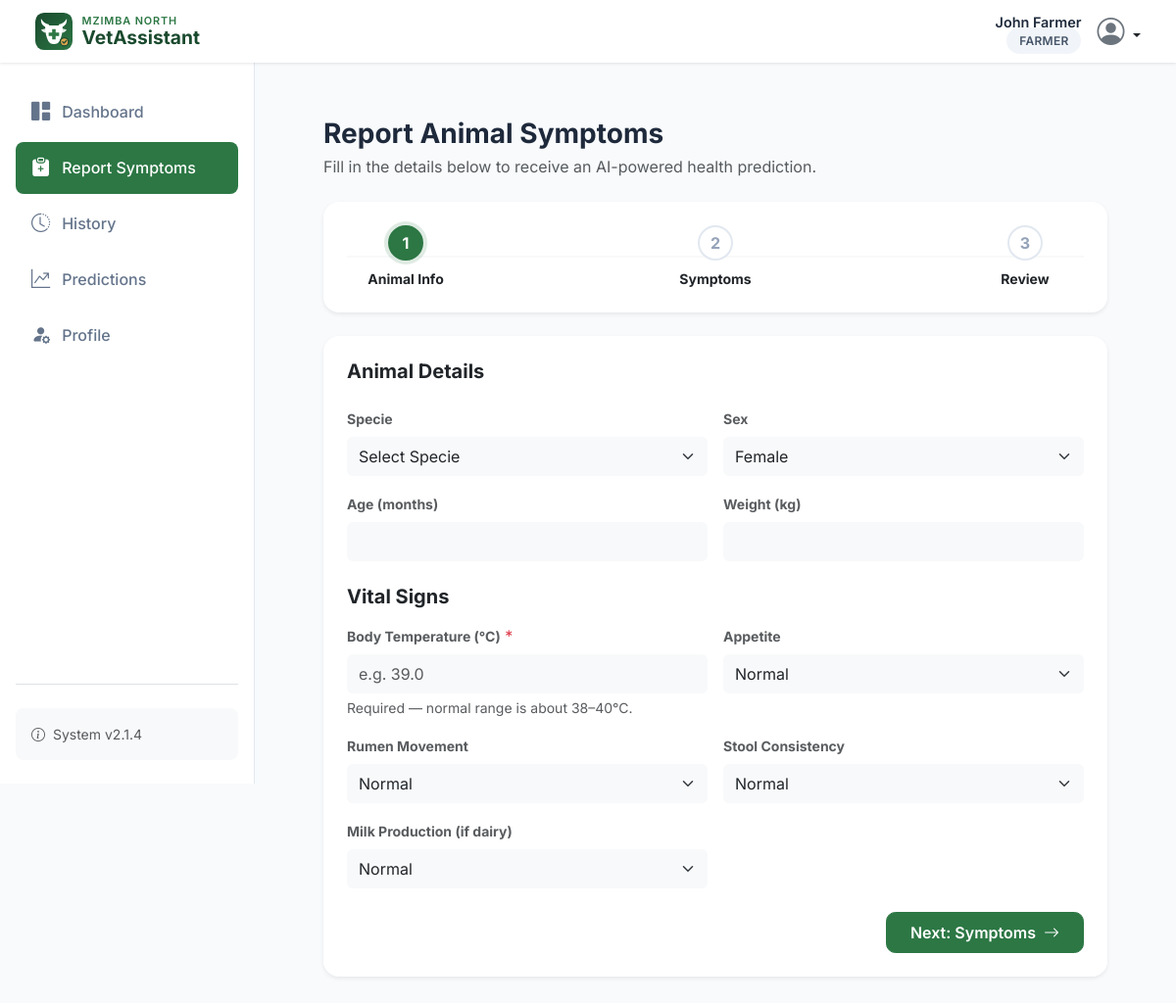
/farmer/symptoms (signed in), run on the app's committed database.
### models.py (models this page shows, shortened)
class User(UserMixin, db.Model):
    __tablename__ = 'user'
    id = db.Column(db.Integer, primary_key=True)
    username = db.Column(db.String(80), unique=True, nullable=False)
    email = db.Column(db.String(120), unique=True, nullable=False)
    password_hash = db.Column(db.String(256), nullable=False)
    full_name = db.Column(db.String(100))
    phone = db.Column(db.String(20))
    role = db.Column(db.String(20), nullable=False)  # farmer, veterinarian, organization_admin, system_admin
    location = db.Column(db.String(200))
    specific_location = db.Column(db.String(200))
    farm_name = db.Column(db.String(100))
    animal_types = db.Column(db.String(200))  # Will be 'cattle', 'goat', or 'cattle,goat'
    production_focus = db.Column(db.String(50))  # dairy, meat, dual, breeding
    registration_date = db.Column(db.DateTime, default=get_malawi_time)
    last_login = db.Column(db.DateTime)
    is_active = db.Column(db.Boolean, default=True)
    status = db.Column(db.String(20), nullable=False, default='pending')  # pending, approved, rejected
    approved_at = db.Column(db.DateTime)
    rejected_at = db.Column(db.DateTime)
    reset_token = db.Column(db.String(128))
    reset_token_expires_at = db.Column(db.DateTime)
    preferred_language = db.Column(db.String(10), nullable=False, default='en')  # en, chi, tum
    symptoms = db.relationship('SymptomReport', backref='farmer', foreign_keys='SymptomReport.farmer_id')
    predictions = db.relationship('Prediction', backref='user', foreign_keys='Prediction.user_id')
    treatments = db.relationship('Treatment', backref='veterinarian', foreign_keys='Treatment.vet_id')
    assigned_farmers = db.relationship('User',
        secondary=farmer_veterinarian,
        primaryjoin=(farmer_veterinarian.c.veterinarian_id == id),
        secondaryjoin=(farmer_veterinarian.c.farmer_id == id),
        backref=db.backref('assigned_veterinarians', lazy='dynamic'),
        lazy='dynamic'
    )
    def is_farmer(self):
        return self.role == 'farmer'

### app.py (the view, shortened to what this page needs)
@app.route('/farmer/symptoms', methods=['GET', 'POST'])
@login_required
@role_required('farmer')
def symptom_form():
    form = SymptomForm()
    return render_template('farmer/symptom_form.html', form=form)

### api_bridge.py (called while the page is built, shortened)
def render_template(template_name, **context):
    if not g.get('api_bridge'):
        return _flask_render_template(template_name, **context)

### app.py (called while the page is built)
def _get_locale():
    lang = None
    if current_user.is_authenticated:
        lang = getattr(current_user, 'preferred_language', None) or None
    if not lang:
        lang = session.get('language')
    if not lang:
        lang = app.config.get('BABEL_DEFAULT_LOCALE', 'en')
    if lang not in app.config.get('LANGUAGES', ['en']):
        lang = app.config.get('BABEL_DEFAULT_LOCALE', 'en')
    return lang

@app.context_processor
def inject_i18n():
    return {
        'current_language': _get_locale(),
        'available_languages': [
            {'code': code, 'name': name}
            for code, name in [
                ('en', 'English'),
                ('chi', 'Chichewa'),
                ('tum', 'Tumbuka'),
            ] if code in app.config.get('LANGUAGES', ['en'])
        ],
    }

@login_manager.user_loader
def load_user(user_id):
    return User.query.get(int(user_id))

def role_required(*roles):
    def wrapper(f):
        @wraps(f)
        @login_required
        def decorated_function(*args, **kwargs):
            if current_user.role not in roles:
                flash(_('You do not have permission to access this page.'), 'danger')
                return redirect(url_for('dashboard'))
            return f(*args, **kwargs)
        return decorated_function
    return wrapper

### templates/farmer/symptom_form.html (shortened to what this page needs)
{% extends "base.html" %}
{% block sidebar %}
<nav class="nav flex-column">
    <a class="nav-link" href="{{ url_for('farmer_dashboard') }}">
        <i class="bi bi-grid-1x2-fill"></i> Dashboard
    </a>
    <a class="nav-link active" href="{{ url_for('symptom_form') }}">
        <i class="bi bi-clipboard-plus-fill"></i> Report Symptoms
    </a>
    <a class="nav-link" href="{{ url_for('symptom_history') }}">
        <i class="bi bi-clock-history"></i> History
    </a>
    <a class="nav-link" href="{{ url_for('farmer_predictions') }}">
        <i class="bi bi-graph-up-arrow"></i> Predictions
    </a>
    <a class="nav-link" href="{{ url_for('farmer_registration') }}">
        <i class="bi bi-person-fill-gear"></i> Profile
    </a>
</nav>
{% endblock %}
{% block content %}
<div class="container-tight py-4" style="max-width: 800px; margin: 0 auto;">
    <div class="mb-4">
        <h3 class="fw-bold mb-1">Report Animal Symptoms</h3>
        <p class="text-muted">Fill in the details below to receive an AI-powered health prediction.</p>
    </div>
    <div class="card border-0 shadow-sm mb-4">
        <div class="card-body p-4">
            <div class="d-flex justify-content-between position-relative">
                <div class="step-item text-center active" id="step1-indicator" style="z-index: 2; width: 120px;">
                    <div class="step-circle mx-auto mb-2 d-flex align-items-center justify-content-center fw-bold">1</div>
                    <div class="small fw-bold">Animal Info</div>
                </div>
                <div class="step-item text-center" id="step2-indicator" style="z-index: 2; width: 120px;">
                    <div class="step-circle mx-auto mb-2 d-flex align-items-center justify-content-center fw-bold">2</div>
                    <div class="small fw-bold">Symptoms</div>
                </div>
                <div class="step-item text-center" id="step3-indicator" style="z-index: 2; width: 120px;">
                    <div class="step-circle mx-auto mb-2 d-flex align-items-center justify-content-center fw-bold">3</div>
                    <div class="small fw-bold">Review</div>
                </div>
            </div>
        </div>
    </div>
    <form method="POST" action="{{ url_for('symptom_form') }}" id="symptomForm">
        <div class="step-content" id="step1">
            <div class="card border-0 shadow-sm">
                <div class="card-body p-4">
                    <h5 class="fw-bold mb-4">Animal Details</h5>
                    <div class="row g-3">
                        <div class="col-md-6">
                            {{ form.animal_type.label(class="form-label small fw-bold text-muted") }}
                            {{ form.animal_type(class="form-select border-0 bg-light py-2") }}
                        </div>
                        <div class="col-md-6">
                            {{ form.animal_sex.label(class="form-label small fw-bold text-muted") }}
                            {{ form.animal_sex(class="form-select border-0 bg-light py-2") }}
                        </div>
                        <div class="col-md-6">
                            {{ form.animal_age.label(class="form-label small fw-bold text-muted") }}
                            {{ form.animal_age(class="form-control border-0 bg-light py-2") }}
                        </div>
                        <div class="col-md-6">
                            {{ form.animal_weight.label(class="form-label small fw-bold text-muted") }}
                            {{ form.animal_weight(class="form-control border-0 bg-light py-2") }}
                        </div>
                    </div>
                    <h5 class="fw-bold mb-3 mt-4">Vital Signs</h5>
                    <div class="row g-3">
                        <div class="col-md-6">
                            {{ form.temperature.label(class="form-label small fw-bold text-muted") }}
                            <span class="text-danger">*</span>
                            {{ form.temperature(class="form-control border-0 bg-light py-2", id="field-temperature", placeholder="e.g. 39.0") }}
                            <div class="form-text small">Required — normal range is about 38–40°C.</div>
                        </div>
                        <div class="col-md-6">
                            {{ form.appetite.label(class="form-label small fw-bold text-muted") }}
                            {{ form.appetite(class="form-select border-0 bg-light py-2") }}
                        </div>
                        <div class="col-md-6">
                            {{ form.rumen_movement.label(class="form-label small fw-bold text-muted") }}
                            {{ form.rumen_movement(class="form-select border-0 bg-light py-2") }}
                        </div>
                        <div class="col-md-6">
                            {{ form.stool_consistency.label(class="form-label small fw-bold text-muted") }}
                            {{ form.stool_consistency(class="form-select border-0 bg-light py-2") }}
                        </div>
                        <div class="col-md-6">
                            {{ form.milk_production.label(class="form-label small fw-bold text-muted") }}
                            {{ form.milk_production(class="form-select border-0 bg-light py-2") }}
                        </div>
                    </div>
                </div>
                <div class="card-footer bg-white border-0 p-4 pt-0 text-end">
                    <button type="button" class="btn btn-primary px-4 py-2" onclick="nextStep(2)">
                        Next: Symptoms <i class="bi bi-arrow-right ms-1"></i>
                    </button>
                </div>
            </div>
        </div>
    </form>
</div>
{% endblock %}

### templates/base.html (shortened to what this page needs)
<!DOCTYPE html>
<html lang="en">
<head>
    <link href="https://cdn.jsdelivr.net/npm/bootstrap@5.3.3/dist/css/bootstrap.min.css" rel="stylesheet">
    <link rel="stylesheet" href="https://cdn.jsdelivr.net/npm/bootstrap-icons@1.11.3/font/bootstrap-icons.min.css">
    <link rel="stylesheet" href="{{ url_for('static', filename='css/style.css') }}">
</head>
<body>
    <nav class="navbar navbar-expand-lg fixed-top">
        <div class="container-fluid">
            <a class="navbar-brand" href="{{ url_for('dashboard') }}">
                <img src="{{ url_for('static', filename='images/logo.svg') }}" alt="" class="brand-logo">
                <span class="brand-text">
                    <span class="brand-region">Mzimba North</span>
                    <span class="brand-name">VetAssistant</span>
                </span>
            </a>
            <div class="ms-auto d-flex align-items-center">
                {% if current_user.is_authenticated %}
                    <div class="user-menu">
                        <div class="user-info d-none d-sm-block">
                            <span class="user-name">{{ current_user.full_name or current_user.username }}</span>
                            <span class="role-badge">{{ current_user.role|replace('_', ' ') }}</span>
                        </div>
                        <div class="dropdown">
                            <a href="#" class="d-block link-dark text-decoration-none dropdown-toggle" id="dropdownUser" data-bs-toggle="dropdown" aria-expanded="false">
                                <i class="bi bi-person-circle fs-3 text-secondary"></i>
                            </a>
                        </div>
                    </div>
                {% else %}
                    <a href="{{ url_for('login') }}" class="btn btn-primary btn-sm">Sign In</a>
                {% endif %}
            </div>
        </div>
    </nav>
    <div class="main-wrapper {% if current_user.is_authenticated %}has-sidebar{% endif %}">
        {% if current_user.is_authenticated %}
        <aside class="sidebar" id="sidebar">
            <div class="d-flex flex-column h-100">
                {% block sidebar %}{% endblock %}
                <div class="mt-auto pt-4 border-top">
                    <div class="p-3 bg-light rounded-3 small text-muted">
                        <i class="bi bi-info-circle me-1"></i> System v2.1.4
                    </div>
                </div>
            </div>
        </aside>
        {% endif %}
        <main class="page-content">
            <div class="container-fluid p-0">
                {% block content %}{% endblock %}
            </div>
        </main>
    </div>
</body>
</html>

### static/css/style.css (style rules this page uses)
:root { --primary-color: #1a4a2e; --primary-light: #2c7744; --accent-color: #4caf50; --bg-light: #f8fafc; --card-shadow: 0 4px 6px -1px rgba(0, 0, 0, 0.1), 0 2px 4px -1px rgba(0, 0, 0, 0.06); }
.page-content { animation: fadeInUp 0.4s ease-out; }
.step-item.active .step-circle { background: var(--primary-light); border-color: var(--primary-light); color: white; }

### templates/base.html (style rules this page uses)
:root { --primary-color: #1a4a2e; --primary-light: #2c7744; --primary-gradient: linear-gradient(135deg, #1a4a2e 0%, #2c7744 100%); --accent-color: #4caf50; --bg-light: #f8fafc; --sidebar-width: 260px; --navbar-height: 64px; --card-shadow: 0 4px 6px -1px rgba(0, 0, 0, 0.1), 0 2px 4px -1px rgba(0, 0, 0, 0.06); --transition-speed: 0.3s; }
body { font-family: 'Inter', sans-serif; background-color: var(--bg-light); color: #1e293b; min-height: 100vh; }
.navbar { height: var(--navbar-height); background: white !important; box-shadow: 0 1px 3px rgba(0,0,0,0.1); z-index: 1050; padding: 0 1.5rem; }
.navbar-brand { font-weight: 700; color: var(--primary-color) !important; font-size: 1.4rem; display: flex; align-items: center; gap: 0.6rem; }
.navbar-brand .brand-logo { width: 38px; height: 38px; flex-shrink: 0; }
.navbar-brand .brand-text { display: flex; flex-direction: column; line-height: 1.05; }
.navbar-brand .brand-region { font-size: 0.68rem; font-weight: 600; letter-spacing: 0.08em; text-transform: uppercase; color: var(--primary-light); }
.navbar-brand .brand-name { font-size: 1.2rem; }
.sidebar { width: var(--sidebar-width); background: white; border-right: 1px solid #e2e8f0; height: calc(100vh - var(--navbar-height)); position: fixed; top: var(--navbar-height); left: 0; padding: 1.5rem 1rem; overflow-y: auto; z-index: 1040; transition: transform var(--transition-speed) ease; }
.nav-link { display: flex; align-items: center; gap: 0.75rem; padding: 0.75rem 1rem; color: #64748b; font-weight: 500; border-radius: 0.5rem; transition: all 0.2s ease; margin-bottom: 0.25rem; }
.nav-link.active { background-color: var(--primary-light); color: white !important; }
.nav-link i { font-size: 1.2rem; }
.main-wrapper { margin-top: var(--navbar-height); transition: margin-left var(--transition-speed) ease; }
@media (min-width: 992px) { .main-wrapper.has-sidebar { margin-left: var(--sidebar-width); } }
.page-content { padding: 2rem; max-width: 1400px; margin: 0 auto; }
.card { border: none; box-shadow: var(--card-shadow); border-radius: 1rem; overflow: hidden; background: white; }
.btn-primary { background-color: var(--primary-light); border-color: var(--primary-light); padding: 0.6rem 1.2rem; font-weight: 600; border-radius: 0.6rem; }
.role-badge { background: #f1f5f9; color: #475569; font-weight: 600; padding: 0.4rem 0.8rem; border-radius: 2rem; font-size: 0.75rem; text-transform: uppercase; letter-spacing: 0.025em; }
.user-menu { display: flex; align-items: center; gap: 1rem; }
.user-info { text-align: right; line-height: 1.2; }
.user-name { display: block; font-weight: 600; font-size: 0.9rem; color: #1e293b; }

### templates/farmer/symptom_form.html (style rules this page uses)
.step-circle { width: 36px; height: 36px; border-radius: 50%; background: white; border: 2px solid #e2e8f0; color: #94a3b8; transition: all 0.3s ease; }
.step-item.active .step-circle { background: var(--primary-light); border-color: var(--primary-light); color: white; box-shadow: 0 0 0 4px rgba(44, 119, 68, 0.15); }

### data on the page
User: full_name "John Farmer", role "FARMER", animal_type.label "Specie"
